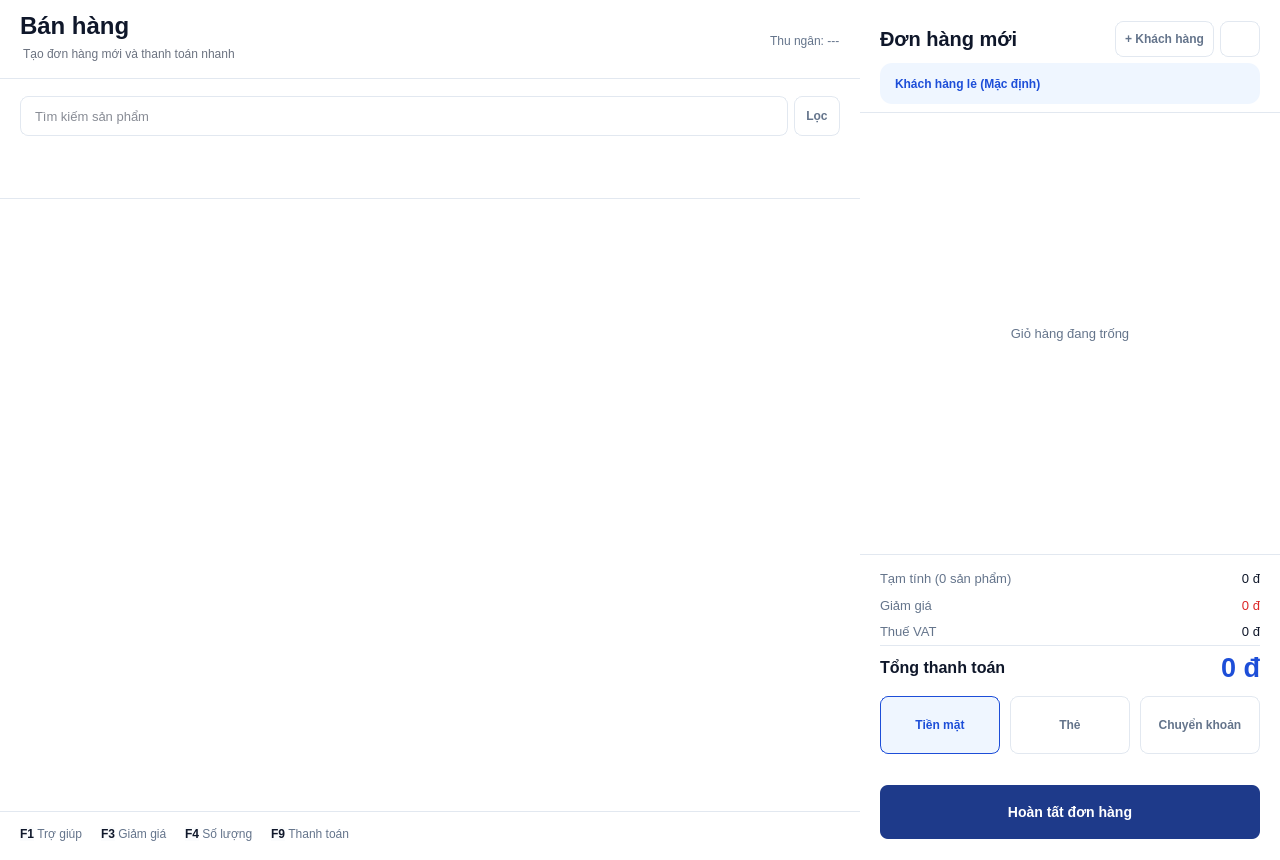
<?xml version="1.0" encoding="UTF-8"?>
<ui version="4.0">
 <class>Form</class>
 <widget class="QWidget" name="Form">
  <property name="geometry">
   <rect>
    <x>0</x>
    <y>0</y>
    <width>1280</width>
    <height>860</height>
   </rect>
  </property>
  <property name="windowTitle">
   <string>Form</string>
  </property>
  <property name="styleSheet">
   <string notr="true">QWidget {
    background-color: #ffffff;
}

QLabel {
    background-color: transparent;
    border: none;
    color: #0f172a;
}

#frame_topbar {
    background-color: #ffffff;
    border-bottom: 1px solid #e2e8f0;
}

#lblScanSubtitle {
    color: #6b7280;
    font-size: 12px;
    font-weight: normal;
    margin-top: 4px;
}

#lblCashierName {
    color: #64748b;
}

#frame_filters {
    background-color: #ffffff;
    border-bottom: 1px solid #e2e8f0;
}

QLineEdit {
    background-color: #ffffff;
    border: 1px solid #e2e8f0;
    border-radius: 8px;
    padding: 4px 12px;
    font-size: 13px;
    color: #0f172a;
}

QLineEdit:focus {
    border: 1px solid #1d4ed8;
}

#CategoryChip {
    background-color: #ffffff;
    color: #64748b;
    border: 1px solid #e2e8f0;
    border-radius: 16px;
    padding: 4px 16px;
    font-size: 12px;
    font-weight: bold;
}

#CategoryChip:hover {
    border: 1px solid #1d4ed8;
    color: #1d4ed8;
}

#CategoryChip:checked {
    background-color: #1e3a8a;
    color: #ffffff;
    border: 1px solid #1e3a8a;
}

#btnFilter,
#btnAddCustomer {
    background-color: #ffffff;
    color: #64748b;
    border: 1px solid #e2e8f0;
    border-radius: 8px;
    font-size: 12px;
    font-weight: bold;
}

#btnFilter:hover,
#btnAddCustomer:hover {
    background-color: #eff6ff;
    color: #1d4ed8;
    border: 1px solid #1d4ed8;
}

#btnClearCart {
    background-color: #ffffff;
    color: #dc2626;
    border: 1px solid #e2e8f0;
    border-radius: 8px;
    font-size: 12px;
    font-weight: bold;
}

#btnClearCart:hover {
    background-color: #fef2f2;
    border: 1px solid #dc2626;
}

QScrollArea {
    background-color: transparent;
    border: none;
}

QScrollBar:vertical {
    background-color: #f8fafc;
    width: 10px;
    margin: 0px;
    border: none;
}

QScrollBar::handle:vertical {
    background-color: #cbd5e1;
    min-height: 35px;
    border-radius: 5px;
}

QScrollBar::handle:vertical:hover {
    background-color: #94a3b8;
}

QScrollBar::handle:vertical:pressed {
    background-color: #64748b;
}

QScrollBar::add-line:vertical,
QScrollBar::sub-line:vertical {
    height: 0px;
    width: 0px;
    background: transparent;
    border: none;
}

QScrollBar::up-arrow:vertical,
QScrollBar::down-arrow:vertical {
    width: 0px;
    height: 0px;
    background: transparent;
    border: none;
}

QScrollBar::add-page:vertical,
QScrollBar::sub-page:vertical {
    background: transparent;
}

QScrollBar:horizontal {
    background-color: #f8fafc;
    height: 10px;
    margin: 0px;
    border: none;
}

QScrollBar::handle:horizontal {
    background-color: #cbd5e1;
    min-width: 35px;
    border-radius: 5px;
}

QScrollBar::handle:horizontal:hover {
    background-color: #94a3b8;
}

QScrollBar::handle:horizontal:pressed {
    background-color: #64748b;
}

QScrollBar::add-line:horizontal,
QScrollBar::sub-line:horizontal {
    width: 0px;
    height: 0px;
    background: transparent;
    border: none;
}

QScrollBar::left-arrow:horizontal,
QScrollBar::right-arrow:horizontal {
    width: 0px;
    height: 0px;
    background: transparent;
    border: none;
}

QScrollBar::add-page:horizontal,
QScrollBar::sub-page:horizontal {
    background: transparent;
}

#ProductCard {
    background-color: #ffffff;
    border: 1px solid #e2e8f0;
    border-radius: 10px;
}

#ProductCard:hover {
    border: 1px solid #1d4ed8;
}

#lblCardThumbnail {
    background-color: #fbfcfd;
    border: 1px solid #e2e8f0;
    border-radius: 8px;
    color: #64748b;
}

#lblCardName {
    font-size: 13px;
    font-weight: bold;
}

#lblCardBarcode {
    color: #64748b;
    font-size: 11px;
}

#lblCardPrice {
    color: #1d4ed8;
    font-size: 13px;
    font-weight: bold;
}

#btnCardAdd {
    background-color: #1d4ed8;
    color: #ffffff;
    border: none;
    border-radius: 6px;
    font-size: 16px;
    font-weight: bold;
}

#btnCardAdd:hover {
    background-color: #1e3a8a;
}

#frame_shortcuts {
    background-color: #ffffff;
    border-top: 1px solid #e2e8f0;
}

#frame_order {
    background-color: #ffffff;
    border-left: 1px solid #e2e8f0;
}

#frame_order_header {
    background-color: #ffffff;
    border-bottom: 1px solid #e2e8f0;
}

#lblCustomerBadge {
    background-color: #eff6ff;
    color: #1d4ed8;
    border-radius: 12px;
    padding: 4px 12px;
    font-size: 12px;
    font-weight: bold;
}

#lblCartEmpty {
    color: #64748b;
}

#CartRow {
    background-color: #ffffff;
    border: none;
    border-bottom: 1px solid #f1f5f9;
}

#lblCartItemName,
#lblCartItemTotal {
    font-size: 13px;
    font-weight: bold;
}

#lblCartItemUnitPrice {
    color: #64748b;
    font-size: 12px;
}

#lblCartItemQuantity {
    font-size: 13px;
}

#btnCartMinus,
#btnCartPlus {
    background-color: #ffffff;
    color: #0f172a;
    border: 1px solid #e2e8f0;
    border-radius: 6px;
    font-size: 14px;
    font-weight: bold;
}

#btnCartMinus:hover,
#btnCartPlus:hover {
    background-color: #eff6ff;
    border: 1px solid #1d4ed8;
    color: #1d4ed8;
}

#btnCartRemove {
    background-color: #ffffff;
    color: #94a3b8;
    border: 1px solid #e2e8f0;
    border-radius: 6px;
    font-size: 13px;
    font-weight: bold;
}

#btnCartRemove:hover {
    background-color: #fef2f2;
    border: 1px solid #dc2626;
    color: #dc2626;
}

#frame_summary {
    background-color: #ffffff;
    border-top: 1px solid #e2e8f0;
}

#lblSubTotalCaption,
#lblTaxCaption {
    color: #64748b;
    font-size: 13px;
}

#lblSubTotal,
#lblTax {
    font-size: 13px;
}

#lblDiscount {
    color: #dc2626;
    font-size: 13px;
}

#btnEditDiscount {
    background-color: transparent;
    color: #64748b;
    border: none;
    text-align: left;
    font-size: 13px;
}

#btnEditDiscount:hover {
    color: #1d4ed8;
    text-decoration: underline;
}

#line_summary {
    color: #e2e8f0;
    background-color: #e2e8f0;
}

#lblGrandTotal {
    color: #1d4ed8;
}

#btnPayCash,
#btnPayCard,
#btnPayTransfer {
    background-color: #ffffff;
    color: #64748b;
    border: 1px solid #e2e8f0;
    border-radius: 8px;
    font-size: 12px;
    font-weight: bold;
}

#btnPayCash:hover,
#btnPayCard:hover,
#btnPayTransfer:hover {
    border: 1px solid #1d4ed8;
    color: #1d4ed8;
}

#btnPayCash:checked,
#btnPayCard:checked,
#btnPayTransfer:checked {
    background-color: #eff6ff;
    border: 1px solid #1d4ed8;
    color: #1d4ed8;
}

#btnCheckout {
    background-color: #1e3a8a;
    color: #ffffff;
    border: none;
    border-radius: 8px;
    font-size: 14px;
    font-weight: bold;
}

#btnCheckout:hover {
    background-color: #1d4ed8;
}

#btnCheckout:disabled {
    background-color: #cbd5e1;
    color: #f8fafc;
}</string>
  </property>
  <layout class="QHBoxLayout" name="horizontalLayout">
   <property name="spacing">
    <number>0</number>
   </property>
   <property name="leftMargin">
    <number>0</number>
   </property>
   <property name="topMargin">
    <number>3</number>
   </property>
   <property name="rightMargin">
    <number>0</number>
   </property>
   <property name="bottomMargin">
    <number>3</number>
   </property>
   <item>
    <widget class="QWidget" name="widget_catalog" native="true">
     <property name="sizePolicy">
      <sizepolicy hsizetype="Expanding" vsizetype="Expanding">
       <horstretch>7</horstretch>
       <verstretch>0</verstretch>
      </sizepolicy>
     </property>
     <layout class="QVBoxLayout" name="verticalLayout_catalog">
      <property name="spacing">
       <number>0</number>
      </property>
      <property name="leftMargin">
       <number>0</number>
      </property>
      <property name="topMargin">
       <number>0</number>
      </property>
      <property name="rightMargin">
       <number>0</number>
      </property>
      <property name="bottomMargin">
       <number>0</number>
      </property>
      <item>
       <widget class="QFrame" name="frame_topbar">
        <property name="minimumSize">
         <size>
          <width>0</width>
          <height>76</height>
         </size>
        </property>
        <property name="maximumSize">
         <size>
          <width>16777215</width>
          <height>76</height>
         </size>
        </property>
        <property name="frameShape">
         <enum>QFrame::Shape::NoFrame</enum>
        </property>
        <layout class="QHBoxLayout" name="horizontalLayout_topbar">
         <property name="leftMargin">
          <number>20</number>
         </property>
         <property name="rightMargin">
          <number>20</number>
         </property>
         <item>
          <layout class="QGridLayout" name="gridLayout">
           <property name="leftMargin">
            <number>0</number>
           </property>
           <property name="topMargin">
            <number>0</number>
           </property>
           <property name="rightMargin">
            <number>0</number>
           </property>
           <property name="bottomMargin">
            <number>6</number>
           </property>
           <property name="spacing">
            <number>0</number>
           </property>
           <item row="4" column="0">
            <widget class="QLabel" name="lblScanSubtitle">
             <property name="text">
              <string>Tạo đơn hàng mới và thanh toán nhanh</string>
             </property>
            </widget>
           </item>
           <item row="3" column="0">
            <widget class="QLabel" name="lblScanCaption">
             <property name="font">
              <font>
               <pointsize>18</pointsize>
               <bold>true</bold>
              </font>
             </property>
             <property name="text">
              <string>Bán hàng</string>
             </property>
            </widget>
           </item>
          </layout>
         </item>
         <item>
          <spacer name="horizontalSpacer_topbar">
           <property name="orientation">
            <enum>Qt::Orientation::Horizontal</enum>
           </property>
           <property name="sizeHint" stdset="0">
            <size>
             <width>40</width>
             <height>20</height>
            </size>
           </property>
          </spacer>
         </item>
         <item>
          <widget class="QLabel" name="lblCashierName">
           <property name="text">
            <string>Thu ngân: ---</string>
           </property>
          </widget>
         </item>
        </layout>
       </widget>
      </item>
      <item>
       <widget class="QFrame" name="frame_filters">
        <property name="minimumSize">
         <size>
          <width>0</width>
          <height>120</height>
         </size>
        </property>
        <property name="maximumSize">
         <size>
          <width>16777215</width>
          <height>120</height>
         </size>
        </property>
        <property name="frameShape">
         <enum>QFrame::Shape::NoFrame</enum>
        </property>
        <layout class="QVBoxLayout" name="verticalLayout_filters">
         <property name="leftMargin">
          <number>20</number>
         </property>
         <property name="topMargin">
          <number>14</number>
         </property>
         <property name="rightMargin">
          <number>20</number>
         </property>
         <item>
          <widget class="QFrame" name="frame_search_row">
           <property name="frameShape">
            <enum>QFrame::Shape::NoFrame</enum>
           </property>
           <layout class="QHBoxLayout" name="horizontalLayout_search_row">
            <property name="leftMargin">
             <number>0</number>
            </property>
            <property name="topMargin">
             <number>0</number>
            </property>
            <property name="rightMargin">
             <number>0</number>
            </property>
            <property name="bottomMargin">
             <number>0</number>
            </property>
            <item>
             <widget class="QLineEdit" name="txtSearch">
              <property name="minimumSize">
               <size>
                <width>0</width>
                <height>40</height>
               </size>
              </property>
              <property name="placeholderText">
               <string>Tìm kiếm sản phẩm</string>
              </property>
             </widget>
            </item>
            <item>
             <widget class="QPushButton" name="btnFilter">
              <property name="minimumSize">
               <size>
                <width>46</width>
                <height>40</height>
               </size>
              </property>
              <property name="maximumSize">
               <size>
                <width>46</width>
                <height>40</height>
               </size>
              </property>
              <property name="cursor">
               <cursorShape>PointingHandCursor</cursorShape>
              </property>
              <property name="text">
               <string>Lọc</string>
              </property>
             </widget>
            </item>
           </layout>
          </widget>
         </item>
         <item>
          <widget class="QFrame" name="frame_categories">
           <property name="frameShape">
            <enum>QFrame::Shape::NoFrame</enum>
           </property>
           <layout class="QHBoxLayout" name="horizontalLayout_categories">
            <property name="spacing">
             <number>8</number>
            </property>
            <property name="leftMargin">
             <number>0</number>
            </property>
            <property name="topMargin">
             <number>0</number>
            </property>
            <property name="rightMargin">
             <number>0</number>
            </property>
            <property name="bottomMargin">
             <number>0</number>
            </property>
            <item>
             <spacer name="horizontalSpacer_categories">
              <property name="orientation">
               <enum>Qt::Orientation::Horizontal</enum>
              </property>
              <property name="sizeHint" stdset="0">
               <size>
                <width>40</width>
                <height>20</height>
               </size>
              </property>
             </spacer>
            </item>
           </layout>
          </widget>
         </item>
        </layout>
       </widget>
      </item>
      <item>
       <widget class="QScrollArea" name="scrollProducts">
        <property name="frameShape">
         <enum>QFrame::Shape::NoFrame</enum>
        </property>
        <property name="widgetResizable">
         <bool>true</bool>
        </property>
        <widget class="QWidget" name="widget_products">
         <property name="geometry">
          <rect>
           <x>0</x>
           <y>0</y>
           <width>860</width>
           <height>612</height>
          </rect>
         </property>
         <layout class="QGridLayout" name="gridLayout_products">
          <property name="leftMargin">
           <number>20</number>
          </property>
          <property name="topMargin">
           <number>10</number>
          </property>
          <property name="rightMargin">
           <number>20</number>
          </property>
          <property name="bottomMargin">
           <number>20</number>
          </property>
          <property name="spacing">
           <number>14</number>
          </property>
         </layout>
        </widget>
       </widget>
      </item>
      <item>
       <widget class="QFrame" name="frame_shortcuts">
        <property name="minimumSize">
         <size>
          <width>0</width>
          <height>46</height>
         </size>
        </property>
        <property name="maximumSize">
         <size>
          <width>16777215</width>
          <height>46</height>
         </size>
        </property>
        <property name="frameShape">
         <enum>QFrame::Shape::NoFrame</enum>
        </property>
        <layout class="QHBoxLayout" name="horizontalLayout_shortcuts">
         <property name="spacing">
          <number>18</number>
         </property>
         <property name="leftMargin">
          <number>20</number>
         </property>
         <property name="topMargin">
          <number>0</number>
         </property>
         <property name="rightMargin">
          <number>20</number>
         </property>
         <property name="bottomMargin">
          <number>0</number>
         </property>
         <item>
          <widget class="QLabel" name="lblHintHelp">
           <property name="text">
            <string>&lt;span style=&quot;background-color:#fbfcfd; border:1px solid #e2e8f0; padding:2px 6px; font-weight:bold; color:#0f172a;&quot;&gt;F1&lt;/span&gt;&amp;nbsp;&lt;span style=&quot;color:#64748b;&quot;&gt;Trợ giúp&lt;/span&gt;</string>
           </property>
          </widget>
         </item>
         <item>
          <widget class="QLabel" name="lblHintDiscount">
           <property name="text">
            <string>&lt;span style=&quot;background-color:#fbfcfd; border:1px solid #e2e8f0; padding:2px 6px; font-weight:bold; color:#0f172a;&quot;&gt;F3&lt;/span&gt;&amp;nbsp;&lt;span style=&quot;color:#64748b;&quot;&gt;Giảm giá&lt;/span&gt;</string>
           </property>
          </widget>
         </item>
         <item>
          <widget class="QLabel" name="lblHintQuantity">
           <property name="text">
            <string>&lt;span style=&quot;background-color:#fbfcfd; border:1px solid #e2e8f0; padding:2px 6px; font-weight:bold; color:#0f172a;&quot;&gt;F4&lt;/span&gt;&amp;nbsp;&lt;span style=&quot;color:#64748b;&quot;&gt;Số lượng&lt;/span&gt;</string>
           </property>
          </widget>
         </item>
         <item>
          <widget class="QLabel" name="lblHintPay">
           <property name="text">
            <string>&lt;span style=&quot;background-color:#fbfcfd; border:1px solid #e2e8f0; padding:2px 6px; font-weight:bold; color:#0f172a;&quot;&gt;F9&lt;/span&gt;&amp;nbsp;&lt;span style=&quot;color:#64748b;&quot;&gt;Thanh toán&lt;/span&gt;</string>
           </property>
          </widget>
         </item>
         <item>
          <spacer name="horizontalSpacer_shortcuts">
           <property name="orientation">
            <enum>Qt::Orientation::Horizontal</enum>
           </property>
           <property name="sizeHint" stdset="0">
            <size>
             <width>40</width>
             <height>20</height>
            </size>
           </property>
          </spacer>
         </item>
        </layout>
       </widget>
      </item>
     </layout>
    </widget>
   </item>
   <item>
    <widget class="QFrame" name="frame_order">
     <property name="minimumSize">
      <size>
       <width>420</width>
       <height>0</height>
      </size>
     </property>
     <property name="maximumSize">
      <size>
       <width>460</width>
       <height>16777215</height>
      </size>
     </property>
     <property name="frameShape">
      <enum>QFrame::Shape::NoFrame</enum>
     </property>
     <layout class="QVBoxLayout" name="verticalLayout_order">
      <property name="spacing">
       <number>0</number>
      </property>
      <property name="leftMargin">
       <number>0</number>
      </property>
      <property name="topMargin">
       <number>0</number>
      </property>
      <property name="rightMargin">
       <number>0</number>
      </property>
      <property name="bottomMargin">
       <number>0</number>
      </property>
      <item>
       <widget class="QFrame" name="frame_order_header">
        <property name="minimumSize">
         <size>
          <width>0</width>
          <height>110</height>
         </size>
        </property>
        <property name="maximumSize">
         <size>
          <width>16777215</width>
          <height>110</height>
         </size>
        </property>
        <property name="frameShape">
         <enum>QFrame::Shape::NoFrame</enum>
        </property>
        <layout class="QGridLayout" name="gridLayout_order_header">
         <property name="leftMargin">
          <number>20</number>
         </property>
         <property name="topMargin">
          <number>18</number>
         </property>
         <property name="rightMargin">
          <number>20</number>
         </property>
         <item row="0" column="0">
          <widget class="QLabel" name="lblOrderCode">
           <property name="font">
            <font>
             <pointsize>15</pointsize>
             <bold>true</bold>
            </font>
           </property>
           <property name="text">
            <string>Đơn hàng mới</string>
           </property>
          </widget>
         </item>
         <item row="0" column="1">
          <widget class="QPushButton" name="btnAddCustomer">
           <property name="minimumSize">
            <size>
             <width>99</width>
             <height>36</height>
            </size>
           </property>
           <property name="maximumSize">
            <size>
             <width>40</width>
             <height>36</height>
            </size>
           </property>
           <property name="cursor">
            <cursorShape>PointingHandCursor</cursorShape>
           </property>
           <property name="toolTip">
            <string>Gắn khách hàng vào hóa đơn</string>
           </property>
           <property name="styleSheet">
            <string notr="true"/>
           </property>
           <property name="text">
            <string>+ Khách hàng</string>
           </property>
          </widget>
         </item>
         <item row="0" column="2">
          <widget class="QPushButton" name="btnClearCart">
           <property name="minimumSize">
            <size>
             <width>40</width>
             <height>36</height>
            </size>
           </property>
           <property name="maximumSize">
            <size>
             <width>40</width>
             <height>36</height>
            </size>
           </property>
           <property name="cursor">
            <cursorShape>PointingHandCursor</cursorShape>
           </property>
           <property name="toolTip">
            <string>Xóa toàn bộ giỏ hàng</string>
           </property>
           <property name="text">
            <string/>
           </property>
          </widget>
         </item>
         <item row="1" column="0" colspan="3">
          <widget class="QLabel" name="lblCustomerBadge">
           <property name="minimumSize">
            <size>
             <width>0</width>
             <height>28</height>
            </size>
           </property>
           <property name="text">
            <string>Khách hàng lẻ (Mặc định)</string>
           </property>
          </widget>
         </item>
        </layout>
       </widget>
      </item>
      <item>
       <widget class="QScrollArea" name="scrollCart">
        <property name="sizePolicy">
         <sizepolicy hsizetype="Preferred" vsizetype="Expanding">
          <horstretch>0</horstretch>
          <verstretch>1</verstretch>
         </sizepolicy>
        </property>
        <property name="frameShape">
         <enum>QFrame::Shape::NoFrame</enum>
        </property>
        <property name="widgetResizable">
         <bool>true</bool>
        </property>
        <widget class="QWidget" name="widget_cart">
         <property name="geometry">
          <rect>
           <x>0</x>
           <y>0</y>
           <width>420</width>
           <height>421</height>
          </rect>
         </property>
         <layout class="QVBoxLayout" name="verticalLayout_cart">
          <property name="spacing">
           <number>0</number>
          </property>
          <property name="leftMargin">
           <number>0</number>
          </property>
          <property name="topMargin">
           <number>0</number>
          </property>
          <property name="rightMargin">
           <number>0</number>
          </property>
          <property name="bottomMargin">
           <number>0</number>
          </property>
          <item>
           <widget class="QLabel" name="lblCartEmpty">
            <property name="minimumSize">
             <size>
              <width>0</width>
              <height>120</height>
             </size>
            </property>
            <property name="font">
             <font>
              <pointsize>10</pointsize>
             </font>
            </property>
            <property name="text">
             <string>Giỏ hàng đang trống</string>
            </property>
            <property name="alignment">
             <set>Qt::AlignmentFlag::AlignCenter</set>
            </property>
           </widget>
          </item>
         </layout>
        </widget>
       </widget>
      </item>
      <item>
       <widget class="QFrame" name="frame_summary">
        <property name="frameShape">
         <enum>QFrame::Shape::NoFrame</enum>
        </property>
        <layout class="QGridLayout" name="gridLayout_summary">
         <property name="leftMargin">
          <number>20</number>
         </property>
         <property name="topMargin">
          <number>16</number>
         </property>
         <property name="rightMargin">
          <number>20</number>
         </property>
         <property name="bottomMargin">
          <number>16</number>
         </property>
         <item row="0" column="0">
          <widget class="QLabel" name="lblSubTotalCaption">
           <property name="text">
            <string>Tạm tính (0 sản phẩm)</string>
           </property>
          </widget>
         </item>
         <item row="0" column="1">
          <widget class="QLabel" name="lblSubTotal">
           <property name="text">
            <string>0 đ</string>
           </property>
           <property name="alignment">
            <set>Qt::AlignmentFlag::AlignRight|Qt::AlignmentFlag::AlignTrailing|Qt::AlignmentFlag::AlignVCenter</set>
           </property>
          </widget>
         </item>
         <item row="1" column="0">
          <widget class="QPushButton" name="btnEditDiscount">
           <property name="minimumSize">
            <size>
             <width>0</width>
             <height>26</height>
            </size>
           </property>
           <property name="toolTip">
            <string>Nhập mức giá cho hóa đơn</string>
           </property>
           <property name="text">
            <string>Giảm giá</string>
           </property>
          </widget>
         </item>
         <item row="1" column="1">
          <widget class="QLabel" name="lblDiscount">
           <property name="text">
            <string>0 đ</string>
           </property>
           <property name="alignment">
            <set>Qt::AlignmentFlag::AlignRight|Qt::AlignmentFlag::AlignTrailing|Qt::AlignmentFlag::AlignVCenter</set>
           </property>
          </widget>
         </item>
         <item row="2" column="0">
          <widget class="QLabel" name="lblTaxCaption">
           <property name="text">
            <string>Thuế VAT</string>
           </property>
          </widget>
         </item>
         <item row="2" column="1">
          <widget class="QLabel" name="lblTax">
           <property name="text">
            <string>0 đ</string>
           </property>
           <property name="alignment">
            <set>Qt::AlignmentFlag::AlignRight|Qt::AlignmentFlag::AlignTrailing|Qt::AlignmentFlag::AlignVCenter</set>
           </property>
          </widget>
         </item>
         <item row="3" column="0" colspan="2">
          <widget class="QFrame" name="line_summary">
           <property name="minimumSize">
            <size>
             <width>0</width>
             <height>1</height>
            </size>
           </property>
           <property name="maximumSize">
            <size>
             <width>16777215</width>
             <height>1</height>
            </size>
           </property>
           <property name="frameShape">
            <enum>QFrame::Shape::HLine</enum>
           </property>
           <property name="frameShadow">
            <enum>QFrame::Shadow::Plain</enum>
           </property>
          </widget>
         </item>
         <item row="4" column="0">
          <widget class="QLabel" name="lblGrandTotalCaption">
           <property name="font">
            <font>
             <pointsize>12</pointsize>
             <bold>true</bold>
            </font>
           </property>
           <property name="text">
            <string>Tổng thanh toán</string>
           </property>
          </widget>
         </item>
         <item row="4" column="1">
          <widget class="QLabel" name="lblGrandTotal">
           <property name="font">
            <font>
             <pointsize>20</pointsize>
             <bold>true</bold>
            </font>
           </property>
           <property name="text">
            <string>0 đ</string>
           </property>
           <property name="alignment">
            <set>Qt::AlignmentFlag::AlignRight|Qt::AlignmentFlag::AlignTrailing|Qt::AlignmentFlag::AlignVCenter</set>
           </property>
          </widget>
         </item>
         <item row="5" column="0" colspan="2">
          <widget class="QFrame" name="frame_payment_methods">
           <property name="minimumSize">
            <size>
             <width>0</width>
             <height>66</height>
            </size>
           </property>
           <property name="frameShape">
            <enum>QFrame::Shape::NoFrame</enum>
           </property>
           <layout class="QHBoxLayout" name="horizontalLayout_payment_methods">
            <property name="spacing">
             <number>10</number>
            </property>
            <property name="leftMargin">
             <number>0</number>
            </property>
            <property name="topMargin">
             <number>6</number>
            </property>
            <property name="rightMargin">
             <number>0</number>
            </property>
            <property name="bottomMargin">
             <number>0</number>
            </property>
            <item>
             <widget class="QPushButton" name="btnPayCash">
              <property name="minimumSize">
               <size>
                <width>0</width>
                <height>58</height>
               </size>
              </property>
              <property name="cursor">
               <cursorShape>PointingHandCursor</cursorShape>
              </property>
              <property name="text">
               <string>Tiền mặt</string>
              </property>
              <property name="checkable">
               <bool>true</bool>
              </property>
              <property name="checked">
               <bool>true</bool>
              </property>
             </widget>
            </item>
            <item>
             <widget class="QPushButton" name="btnPayCard">
              <property name="minimumSize">
               <size>
                <width>0</width>
                <height>58</height>
               </size>
              </property>
              <property name="cursor">
               <cursorShape>PointingHandCursor</cursorShape>
              </property>
              <property name="text">
               <string>Thẻ</string>
              </property>
              <property name="checkable">
               <bool>true</bool>
              </property>
             </widget>
            </item>
            <item>
             <widget class="QPushButton" name="btnPayTransfer">
              <property name="minimumSize">
               <size>
                <width>0</width>
                <height>58</height>
               </size>
              </property>
              <property name="cursor">
               <cursorShape>PointingHandCursor</cursorShape>
              </property>
              <property name="text">
               <string>Chuyển khoản</string>
              </property>
              <property name="checkable">
               <bool>true</bool>
              </property>
             </widget>
            </item>
           </layout>
          </widget>
         </item>
        </layout>
       </widget>
      </item>
      <item>
       <widget class="QFrame" name="frame_checkout">
        <property name="minimumSize">
         <size>
          <width>0</width>
          <height>86</height>
         </size>
        </property>
        <property name="maximumSize">
         <size>
          <width>16777215</width>
          <height>86</height>
         </size>
        </property>
        <property name="frameShape">
         <enum>QFrame::Shape::NoFrame</enum>
        </property>
        <layout class="QVBoxLayout" name="verticalLayout_checkout">
         <property name="leftMargin">
          <number>20</number>
         </property>
         <property name="topMargin">
          <number>14</number>
         </property>
         <property name="rightMargin">
          <number>20</number>
         </property>
         <property name="bottomMargin">
          <number>18</number>
         </property>
         <item>
          <widget class="QPushButton" name="btnCheckout">
           <property name="minimumSize">
            <size>
             <width>0</width>
             <height>54</height>
            </size>
           </property>
           <property name="cursor">
            <cursorShape>PointingHandCursor</cursorShape>
           </property>
           <property name="text">
            <string>Hoàn tất đơn hàng</string>
           </property>
          </widget>
         </item>
        </layout>
       </widget>
      </item>
     </layout>
    </widget>
   </item>
  </layout>
 </widget>
 <resources/>
 <connections/>
</ui>
